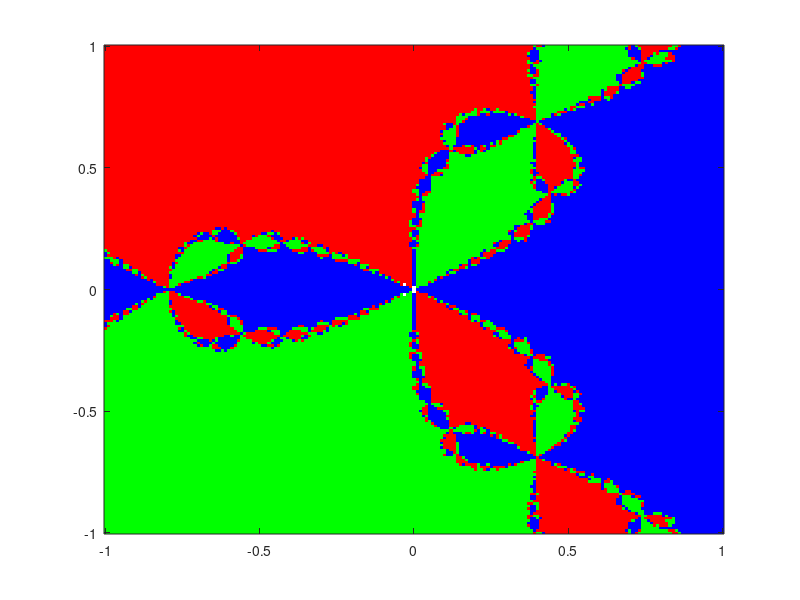

Write MATLAB code to recreate this figure.


f = inline('z^3-1');                    
fprime = inline('3*z^2');
root1 = exp(1i*2*pi/3);                   
root2 = exp(1i*pi*4/3);
root3 = exp(1i*6*pi/3);

colormap([1 0 0;0 1 0; 0 0 1; 1 1 1]);  % Green for root1, Red for root2,
                                        % Blue for root3, White for no convergence.
M = 4*ones(201,201);                    % Initialize array of point colors to 4 (white).

for j=1:201,            % Try initial values with imaginary parts between
  y = -1 + (j-1)*.01;   %  -1 and 1
  for i=1:201,          % and with real parts between
    x = -1 + (i-1)*.01; %  -1 and 1.
    z = x + 1i*y;
    zk = z;
    kount = 0;          % kount is the total number of iterations.
    conv1 = 0;          % conv1,2,3 count iterations when approx soln is within
    conv2 = 0;          %   1.e-6 of root1,2,3.
    conv3 = 0;

    while kount < 40 & conv1 < 5 & conv2 < 5 & conv3 < 5,
      kount = kount + 1;
      zk = zk - f(zk)/fprime(zk);    % This is the Newton step.
      if abs(zk-root1) < 1.e-6,      % Check for convergence to root1.
         conv1 = conv1 + 1;
      else
         conv1 = 0;
      end;
      if abs(zk-root2) < 1.e-6,      % Check for convergence to root2.
         conv2 = conv2 + 1;
      else
         conv2 = 0;
      end;
      if abs(zk-root3) < 1.e-6,      % Check for convergence to root3.
         conv3 = conv3 + 1;
      else
         conv3 = 0;
      end;
    end;

    if conv1 >=3, M(j,i) = 1; end;   % Converged to root 1.  Color point green.
    if conv2 >=3, M(j,i) = 2; end;   % Converged to root 2.  Color point red.
    if conv3 >=3, M(j,i) = 3; end;   % Converged to root 3.  Color point blue.

  end;
end;

image([-1 1],[-1 1],M),        % This plots the results.
axis xy                        % If you don't do this, vertical axis is inverted.

